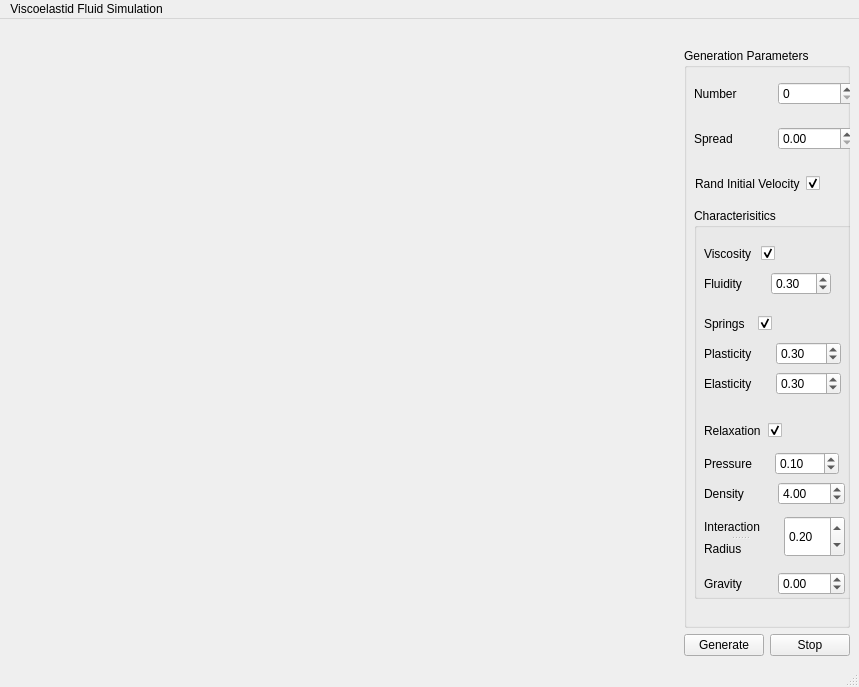
<?xml version="1.0" encoding="UTF-8"?>
<ui version="4.0">
 <class>MainWindow</class>
 <widget class="QMainWindow" name="MainWindow">
  <property name="geometry">
   <rect>
    <x>0</x>
    <y>0</y>
    <width>859</width>
    <height>687</height>
   </rect>
  </property>
  <property name="windowTitle">
   <string>MainWindow</string>
  </property>
  <widget class="QWidget" name="centralwidget">
   <layout class="QGridLayout" name="s_mainWindowGridLayout" rowstretch="0,0,0">
    <property name="leftMargin">
     <number>9</number>
    </property>
    <property name="topMargin">
     <number>9</number>
    </property>
    <item row="1" column="0">
     <spacer name="verticalSpacer">
      <property name="orientation">
       <enum>Qt::Vertical</enum>
      </property>
      <property name="sizeHint" stdset="0">
       <size>
        <width>20</width>
        <height>40</height>
       </size>
      </property>
     </spacer>
    </item>
    <item row="0" column="1">
     <spacer name="horizontalSpacer">
      <property name="orientation">
       <enum>Qt::Horizontal</enum>
      </property>
      <property name="sizeHint" stdset="0">
       <size>
        <width>40</width>
        <height>20</height>
       </size>
      </property>
     </spacer>
    </item>
    <item row="2" column="2">
     <layout class="QHBoxLayout" name="horizontalLayout_13">
      <item>
       <widget class="QPushButton" name="m_generate">
        <property name="text">
         <string>Generate</string>
        </property>
       </widget>
      </item>
      <item>
       <widget class="QPushButton" name="m_reset">
        <property name="text">
         <string>Stop</string>
        </property>
       </widget>
      </item>
     </layout>
    </item>
    <item row="1" column="2">
     <widget class="QGroupBox" name="groupBox">
      <property name="title">
       <string>Generation Parameters</string>
      </property>
      <widget class="QWidget" name="layoutWidget">
       <property name="geometry">
        <rect>
         <x>10</x>
         <y>30</y>
         <width>161</width>
         <height>31</height>
        </rect>
       </property>
       <layout class="QHBoxLayout" name="horizontalLayout">
        <item>
         <widget class="QLabel" name="label">
          <property name="text">
           <string>Number</string>
          </property>
         </widget>
        </item>
        <item>
         <widget class="QSpinBox" name="m_particles">
          <property name="minimum">
           <number>0</number>
          </property>
          <property name="maximum">
           <number>2000</number>
          </property>
          <property name="value">
           <number>0</number>
          </property>
         </widget>
        </item>
       </layout>
      </widget>
      <widget class="QWidget" name="layoutWidget">
       <property name="geometry">
        <rect>
         <x>10</x>
         <y>70</y>
         <width>161</width>
         <height>41</height>
        </rect>
       </property>
       <layout class="QHBoxLayout" name="horizontalLayout_2">
        <item>
         <widget class="QLabel" name="label_2">
          <property name="text">
           <string>Spread</string>
          </property>
         </widget>
        </item>
        <item>
         <widget class="QDoubleSpinBox" name="m_spread">
          <property name="maximum">
           <double>1.000000000000000</double>
          </property>
          <property name="singleStep">
           <double>0.010000000000000</double>
          </property>
          <property name="value">
           <double>0.000000000000000</double>
          </property>
         </widget>
        </item>
       </layout>
      </widget>
      <widget class="QWidget" name="layoutWidget">
       <property name="geometry">
        <rect>
         <x>11</x>
         <y>120</y>
         <width>161</width>
         <height>31</height>
        </rect>
       </property>
       <layout class="QHBoxLayout" name="horizontalLayout_3">
        <item>
         <widget class="QLabel" name="label_3">
          <property name="text">
           <string>Rand Initial Velocity</string>
          </property>
         </widget>
        </item>
        <item>
         <widget class="QCheckBox" name="m_velocity">
          <property name="text">
           <string/>
          </property>
          <property name="checked">
           <bool>true</bool>
          </property>
         </widget>
        </item>
       </layout>
      </widget>
      <widget class="QGroupBox" name="groupBox_2">
       <property name="geometry">
        <rect>
         <x>10</x>
         <y>160</y>
         <width>161</width>
         <height>391</height>
        </rect>
       </property>
       <property name="title">
        <string>Characterisitics</string>
       </property>
       <widget class="QWidget" name="layoutWidget">
        <property name="geometry">
         <rect>
          <x>10</x>
          <y>100</y>
          <width>101</width>
          <height>31</height>
         </rect>
        </property>
        <layout class="QHBoxLayout" name="horizontalLayout_5">
         <item>
          <widget class="QLabel" name="label_5">
           <property name="text">
            <string>Springs</string>
           </property>
          </widget>
         </item>
         <item>
          <widget class="QCheckBox" name="m_springs">
           <property name="text">
            <string/>
           </property>
           <property name="checked">
            <bool>true</bool>
           </property>
           <property name="tristate">
            <bool>false</bool>
           </property>
          </widget>
         </item>
        </layout>
       </widget>
       <widget class="QWidget" name="layoutWidget_2">
        <property name="geometry">
         <rect>
          <x>10</x>
          <y>200</y>
          <width>121</width>
          <height>45</height>
         </rect>
        </property>
        <layout class="QHBoxLayout" name="horizontalLayout_6">
         <item>
          <widget class="QLabel" name="label_6">
           <property name="text">
            <string>Relaxation</string>
           </property>
          </widget>
         </item>
         <item>
          <widget class="QCheckBox" name="m_relaxation">
           <property name="enabled">
            <bool>true</bool>
           </property>
           <property name="acceptDrops">
            <bool>false</bool>
           </property>
           <property name="text">
            <string/>
           </property>
           <property name="checked">
            <bool>true</bool>
           </property>
           <property name="tristate">
            <bool>false</bool>
           </property>
          </widget>
         </item>
        </layout>
       </widget>
       <widget class="QWidget" name="layoutWidget_3">
        <property name="geometry">
         <rect>
          <x>10</x>
          <y>130</y>
          <width>137</width>
          <height>31</height>
         </rect>
        </property>
        <layout class="QHBoxLayout" name="horizontalLayout_8">
         <item>
          <widget class="QLabel" name="label_8">
           <property name="text">
            <string>Plasticity</string>
           </property>
          </widget>
         </item>
         <item>
          <widget class="QDoubleSpinBox" name="m_plasticity">
           <property name="maximum">
            <double>1.000000000000000</double>
           </property>
           <property name="singleStep">
            <double>0.010000000000000</double>
           </property>
           <property name="value">
            <double>0.300000000000000</double>
           </property>
          </widget>
         </item>
        </layout>
       </widget>
       <widget class="QWidget" name="layoutWidget_4">
        <property name="geometry">
         <rect>
          <x>10</x>
          <y>160</y>
          <width>137</width>
          <height>31</height>
         </rect>
        </property>
        <layout class="QHBoxLayout" name="horizontalLayout_9">
         <item>
          <widget class="QLabel" name="label_9">
           <property name="text">
            <string>Elasticity</string>
           </property>
          </widget>
         </item>
         <item>
          <widget class="QDoubleSpinBox" name="m_elasticity">
           <property name="maximum">
            <double>1.000000000000000</double>
           </property>
           <property name="singleStep">
            <double>0.010000000000000</double>
           </property>
           <property name="value">
            <double>0.300000000000000</double>
           </property>
          </widget>
         </item>
        </layout>
       </widget>
       <widget class="QWidget" name="layoutWidget_5">
        <property name="geometry">
         <rect>
          <x>10</x>
          <y>240</y>
          <width>135</width>
          <height>31</height>
         </rect>
        </property>
        <layout class="QHBoxLayout" name="horizontalLayout_10">
         <item>
          <widget class="QLabel" name="label_10">
           <property name="text">
            <string>Pressure</string>
           </property>
          </widget>
         </item>
         <item>
          <widget class="QDoubleSpinBox" name="m_pressure">
           <property name="maximum">
            <double>1.000000000000000</double>
           </property>
           <property name="singleStep">
            <double>0.010000000000000</double>
           </property>
           <property name="value">
            <double>0.100000000000000</double>
           </property>
          </widget>
         </item>
        </layout>
       </widget>
       <widget class="QWidget" name="layoutWidget">
        <property name="geometry">
         <rect>
          <x>10</x>
          <y>30</y>
          <width>101</width>
          <height>31</height>
         </rect>
        </property>
        <layout class="QHBoxLayout" name="horizontalLayout_4">
         <item>
          <widget class="QLabel" name="label_4">
           <property name="text">
            <string>Viscosity </string>
           </property>
          </widget>
         </item>
         <item>
          <widget class="QCheckBox" name="m_viscosity">
           <property name="text">
            <string/>
           </property>
           <property name="checked">
            <bool>true</bool>
           </property>
           <property name="tristate">
            <bool>false</bool>
           </property>
          </widget>
         </item>
        </layout>
       </widget>
       <widget class="QWidget" name="layoutWidget">
        <property name="geometry">
         <rect>
          <x>10</x>
          <y>60</y>
          <width>127</width>
          <height>31</height>
         </rect>
        </property>
        <layout class="QHBoxLayout" name="horizontalLayout_7">
         <item>
          <widget class="QLabel" name="label_7">
           <property name="text">
            <string>Fluidity</string>
           </property>
          </widget>
         </item>
         <item>
          <widget class="QDoubleSpinBox" name="m_fluidity">
           <property name="maximum">
            <double>1.000000000000000</double>
           </property>
           <property name="singleStep">
            <double>0.010000000000000</double>
           </property>
           <property name="value">
            <double>0.300000000000000</double>
           </property>
          </widget>
         </item>
        </layout>
       </widget>
       <widget class="QWidget" name="layoutWidget">
        <property name="geometry">
         <rect>
          <x>10</x>
          <y>360</y>
          <width>141</width>
          <height>31</height>
         </rect>
        </property>
        <layout class="QHBoxLayout" name="horizontalLayout_12">
         <item>
          <widget class="QLabel" name="label_12">
           <property name="text">
            <string>Gravity</string>
           </property>
          </widget>
         </item>
         <item>
          <widget class="QDoubleSpinBox" name="m_gravity">
           <property name="minimum">
            <double>-1.000000000000000</double>
           </property>
           <property name="maximum">
            <double>1.000000000000000</double>
           </property>
           <property name="singleStep">
            <double>0.010000000000000</double>
           </property>
           <property name="value">
            <double>0.000000000000000</double>
           </property>
          </widget>
         </item>
        </layout>
       </widget>
       <widget class="QDoubleSpinBox" name="m_ir">
        <property name="geometry">
         <rect>
          <x>90</x>
          <y>308</y>
          <width>61</width>
          <height>41</height>
         </rect>
        </property>
        <property name="decimals">
         <number>2</number>
        </property>
        <property name="maximum">
         <double>1.000000000000000</double>
        </property>
        <property name="singleStep">
         <double>0.010000000000000</double>
        </property>
        <property name="value">
         <double>0.200000000000000</double>
        </property>
       </widget>
       <widget class="QWidget" name="layoutWidget_6">
        <property name="geometry">
         <rect>
          <x>10</x>
          <y>270</y>
          <width>141</width>
          <height>31</height>
         </rect>
        </property>
        <layout class="QHBoxLayout" name="horizontalLayout_11">
         <item>
          <widget class="QLabel" name="label_11">
           <property name="text">
            <string>Density</string>
           </property>
          </widget>
         </item>
         <item>
          <widget class="QDoubleSpinBox" name="m_density">
           <property name="minimum">
            <double>1.000000000000000</double>
           </property>
           <property name="maximum">
            <double>10.000000000000000</double>
           </property>
           <property name="singleStep">
            <double>0.100000000000000</double>
           </property>
           <property name="value">
            <double>4.000000000000000</double>
           </property>
          </widget>
         </item>
        </layout>
       </widget>
       <widget class="QSplitter" name="splitter">
        <property name="geometry">
         <rect>
          <x>10</x>
          <y>310</y>
          <width>71</width>
          <height>40</height>
         </rect>
        </property>
        <property name="orientation">
         <enum>Qt::Vertical</enum>
        </property>
        <widget class="QLabel" name="label_14">
         <property name="text">
          <string>Interaction</string>
         </property>
        </widget>
        <widget class="QLabel" name="label_15">
         <property name="text">
          <string>Radius</string>
         </property>
        </widget>
       </widget>
      </widget>
     </widget>
    </item>
   </layout>
   <widget class="QSplitter" name="splitter_2">
    <property name="geometry">
     <rect>
      <x>0</x>
      <y>0</y>
      <width>100</width>
      <height>30</height>
     </rect>
    </property>
    <property name="orientation">
     <enum>Qt::Horizontal</enum>
    </property>
   </widget>
  </widget>
  <widget class="QMenuBar" name="menubar">
   <property name="geometry">
    <rect>
     <x>0</x>
     <y>0</y>
     <width>859</width>
     <height>25</height>
    </rect>
   </property>
   <widget class="QMenu" name="menuViscoelastid_Fluid_Simulation">
    <property name="title">
     <string>Viscoelastid Fluid Simulation</string>
    </property>
   </widget>
   <addaction name="menuViscoelastid_Fluid_Simulation"/>
  </widget>
  <widget class="QStatusBar" name="statusbar"/>
 </widget>
 <resources/>
 <connections/>
</ui>
